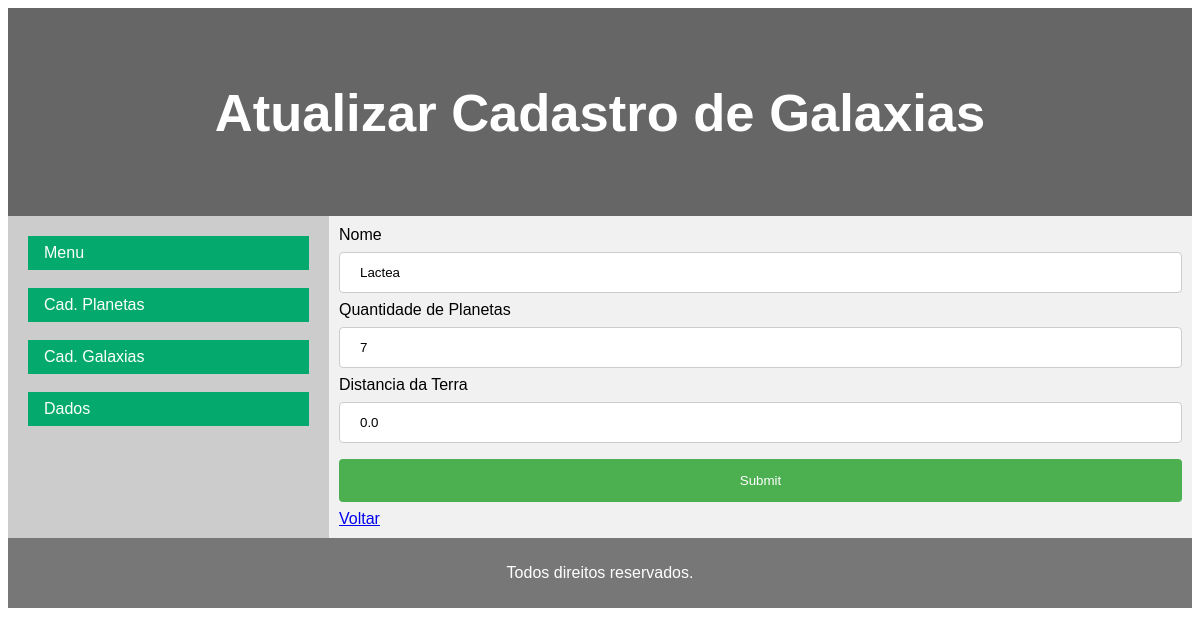
The app's page /cadGalaxia.php?id_galaxia=3 (signed in) with its own data.
### tables this page shows
CREATE TABLE `galaxia` (
  `id_galaxia` int(11) NOT NULL,
  `nome_gal` varchar(100) NOT NULL,
  `qtd_planetas` int(3) NOT NULL,
  `distancia` varchar(100) NOT NULL
);

### cadGalaxia.php (the view, shortened to what this page needs)
<?php
    require 'bd/conectaBD.php';
	 $conn = new mysqli($servername, $username, $password, $database);
	 $nome_gal = "";
	 $qtd_planetas = "";
	 $distancia = "";
	if(isset($_GET['id_galaxia'])){
		$id_galaxia = $_GET['id_galaxia'];
		$sql = "SELECT nome_gal, qtd_planetas, distancia FROM galaxia WHERE id_galaxia = $id_galaxia";
		$res = mysqli_query($conn, $sql);
		$row = mysqli_fetch_assoc($res);
		$nome_gal = $row['nome_gal'];
		$qtd_planetas = $row['qtd_planetas'];
		$distancia = $row['distancia'];
	 }
?>
<!DOCTYPE html>
<html>
	<head>
		<link href="css/estilo.css" rel="stylesheet">
	</head>
	<body>
	<?php
		if(isset($_GET['id_galaxia'])){
				echo ("<header>
			<h2>Atualizar Cadastro de Galaxias</h2>
			</header>");
			} else {
				echo ("<header>
			<h2>Cadastro de Galaxias</h2>
			</header>");
			}
		?>
		<section>
		  <nav>
			<ul id="menu">
				<li><a href="menu.php" class="active">Menu</a></li>
                <br>
				<li><a href="cadPlaneta.php" class="active">Cad. Planetas</a></li>
                <br>
                <li><a href="cadGalaxia.php" class="active">Cad. Galaxias</a></li>
				<br>
                <li><a href="listaDados.php" class="active">Dados</a></li>
			</ul>
		  </nav>
		  <article>
			<form action="gravaGalaxia.php" method="post">
				<label for="nome_gal">Nome</label>
				<input type="text" name="nome_gal" value="<?php echo $nome_gal; ?>" pattern="[a-zA-Z\u00C0-\u00FF ]{2,100}$" title="Nome entre 10 e 100 letras." required/>
				<label for="qtd_planetas">Quantidade de Planetas</label>
				<input type="text" name="qtd_planetas" value="<?php echo $qtd_planetas; ?>" pattern="[0-9]+([,.][0-9]+)?" title="Indique um número!" required/>
				<label for="distancia">Distancia da Terra</label>
				<input type="text" name="distancia" value="<?php echo $distancia; ?>" pattern="[0-9]+([,.][0-9]+)?" title="Indique um número!" required/>
				<input type="submit">
			</form>
			<a href="menu.php">Voltar</a>
		  </article>
		</section>
		<footer>
		  <p>Todos direitos reservados.</p>
		</footer>
	</body>
</html>

### css/estilo.css (style rules this page uses)
* { box-sizing: border-box; }
body { font-family: Arial, Helvetica, sans-serif; }
header { background-color: #666; padding: 30px; text-align: center; font-size: 35px; color: white; }
section { display: -webkit-flex; display: flex; }
nav { -webkit-flex: 1; -ms-flex: 1; flex: 1; background: #ccc; padding: 20px; }
nav ul { list-style-type: none; padding: 0; }
article { -webkit-flex: 3; -ms-flex: 3; flex: 3; background-color: #f1f1f1; padding: 10px; }
footer { background-color: #777; padding: 10px; text-align: center; color: white; }
ul#menu { list-style-type: none; margin: 0; padding: 0; }
ul#menu li a { display: block; color: #000; padding: 8px 16px; text-decoration: none; }
ul#menu li a.active { background-color: #04AA6D; color: white; }
input[type=text], input[type=date], input[type=password], select, textarea { width: 100%; padding: 12px 20px; margin: 8px 0; display: inline-block; border: 1px solid #ccc; border-radius: 4px; box-sizing: border-box; }
input[type=submit] { width: 100%; background-color: #4CAF50; color: white; padding: 14px 20px; margin: 8px 0; border: none; border-radius: 4px; cursor: pointer; }

### records on screen
galaxia: nome_gal "Lactea", qtd_planetas "7", distancia "0.0"
